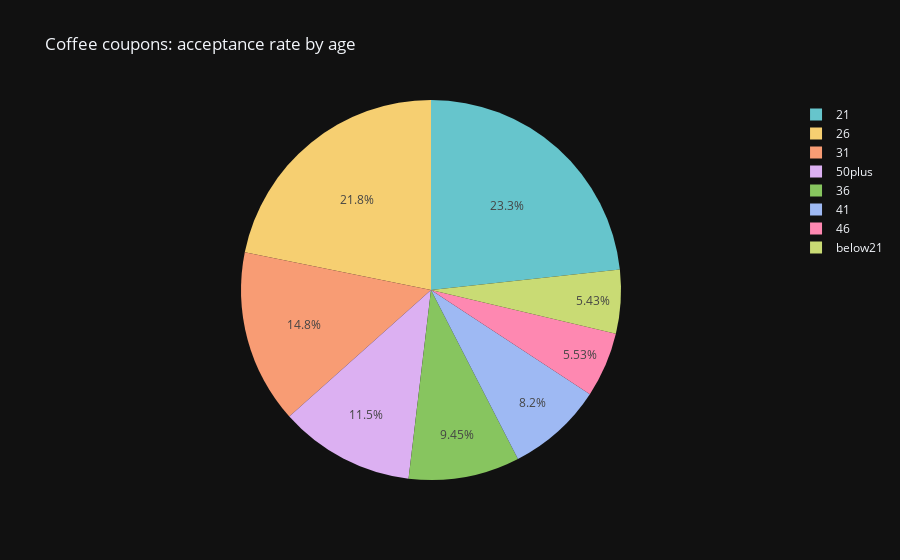

Write notebook code for a chart like this one.
### Markdown cell above
2. Identify acceptance rate by age.

### Code cell
# Acceptance rate by age
df = accepted_coffee_coupons_df.groupby('age')['coupon'].count().reset_index(name='count')
fig = px.pie(df,
             values='count', names='age',
             title="Coffee coupons: acceptance rate by age",
             color_discrete_sequence = px.colors.qualitative.Pastel)
fig.show()

### Figure 1 — Plotly figure (JSON) as saved in the notebook; plotly's stock layout.template omitted (floating-point values rounded to 4 significant figures)
{"data": [{"domain": {"x": [0.0, 1.0], "y": [0.0, 1.0]}, "hovertemplate": "age=%{label}<br>count=%{value}<extra></extra>", "labels": ["21", "26", "31", "36", "41", "46", "50plus", "below21"], "legendgroup": "", "name": "", "showlegend": true, "values": [463, 434, 294, 188, 163, 110, 229, 108], "type": "pie"}], "layout": {"legend": {"tracegroupgap": 0}, "title": {"text": "Coffee coupons: acceptance rate by age"}, "piecolorway": ["rgb(102, 197, 204)", "rgb(246, 207, 113)", "rgb(248, 156, 116)", "rgb(220, 176, 242)", "rgb(135, 197, 95)", "rgb(158, 185, 243)", "rgb(254, 136, 177)", "rgb(201, 219, 116)", "rgb(139, 224, 164)", "rgb(180, 151, 231)", "rgb(179, 179, 179)"]}}
